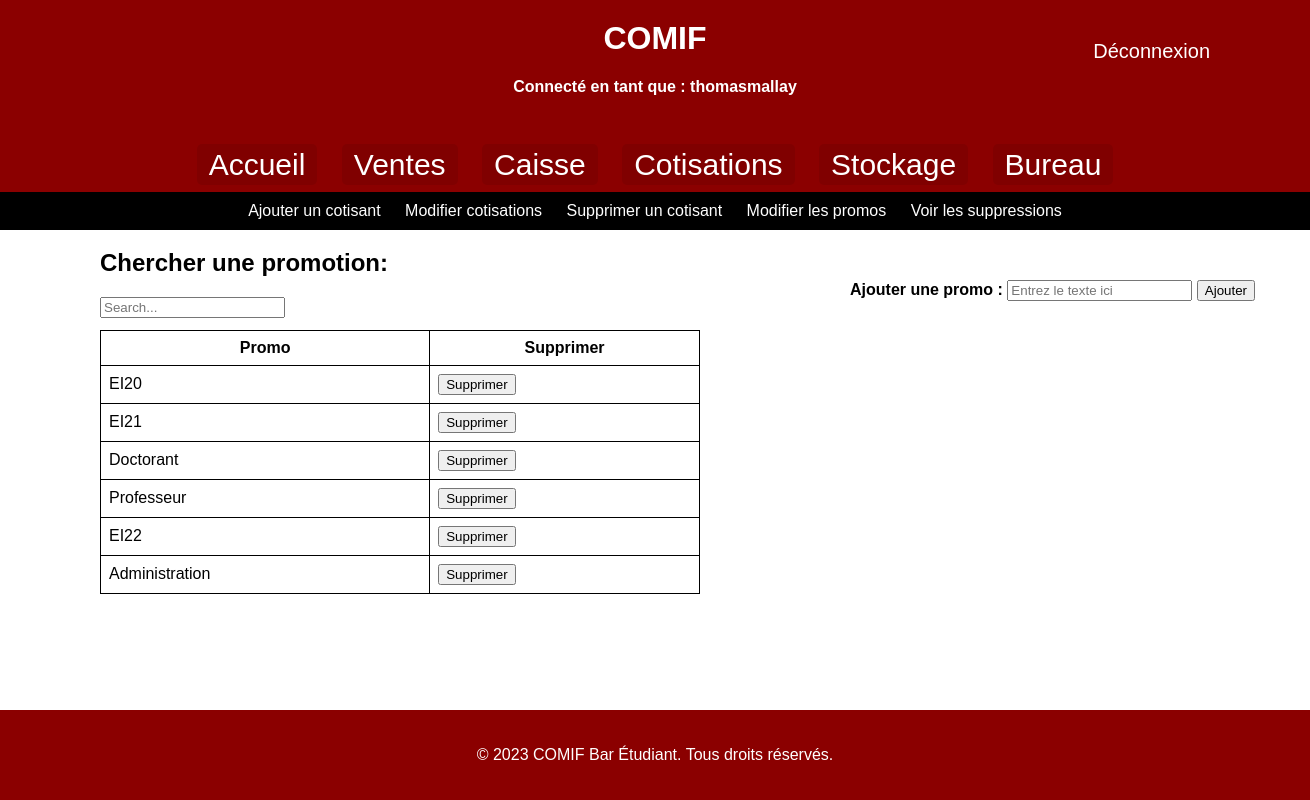
The app's page /promo/ (signed in) with its own data.
### AppCotisants/models.py (models this page shows)
class Promo(models.Model):
    promo = models.CharField(max_length=50)

### AppCotisants/views.py (the view)
# urls.py: path('promo/', views2.promo),
@login_required
def promo(request):
    return render(request, 'promo.html',{'dataPromo':Promo.objects.all(),'username': request.user.username})

### templates/promo.html (shortened to what this page needs)
<!DOCTYPE html>
<html>
<head>
    {% load static %}
</head>
<body>
<header>
    <h1>COMIF</h1>
    <h4 style="color: white;">Connecté en tant que : {{ username }}</h4>
    <a href="{% url 'logout' %}" style="font-size: 20px; position: absolute; top: 40px; right: 100px;
     color: white; text-decoration: none;">Déconnexion</a>
</header>
  <nav>
    <a href="/welcome">Accueil</a>
    <a href="/ajtvente">Ventes</a>
    <a href="/gstsoldes">Caisse</a>
    <a href="/ajtcotisants">Cotisations</a>
    <a href="/ajtproduits">Stockage</a>
    <a href="/tresorerie">Bureau</a>
  </nav>
  <div class="navbar">
    <a href="/ajtcotisants">Ajouter un cotisant</a>
    <a href="/gstcotisants">Modifier cotisations</a>
    <a href="/supcotisants">Supprimer un cotisant</a>
    <a href="/promo">Modifier les promos</a>
    <a href="/voirsupcot">Voir les suppressions</a>
  </div>
<section>
    <h2>Chercher une promotion:</h2>
    <div class="form-group">
        <input id="search" class="form-control" type="text" placeholder="Search...">
    </div>
    <br />
    <div class="scrollable-table">
        <table width="600" border="1" style="border-collapse:collapse;">
            <thead>
            <tr>
                <th>Promo</th>
                <th>Supprimer</th>
            </tr>
            </thead>
            <tbody id="myTable">
            {% for p in dataPromo %}
            <tr>
                <td>{{ p.promo }}</td>
                <td>
                    <button class="modBtn" type="button" data-promo-id="{{p.id}}"
                            data-nom="{{p.promo}}" title="Supprimer">
                        Supprimer
                    </button>
                </td>
            </tr>
            {% endfor %}
            </tbody>
        </table>
    </div>
    <form id="modForm" method="POST" action="{% url 'ajt_promo' %}" class="hidden">
        <div class="modal-body">
            <strong>Ajouter une promo :</strong>
            <input type="text" name="texte" placeholder="Entrez le texte ici" required>
            <button type="submit" class="btn btn-primary">Ajouter</button>
        </div>
    </form>
</section>
<footer>
    <p>&copy; 2023 COMIF Bar Étudiant. Tous droits réservés.</p>
</footer>
</body>
</html>

### templates/promo.html (style rules this page uses)
body { font-family: Arial, sans-serif; margin: 0; padding: 0; background-size: cover; background-position: center; display: flex; flex-direction: column; min-height: 100vh; }
header { background-color: #8B0000; color: #fff; padding: 20px; text-align: center; }
h1 { margin: 0; }
nav { background-color: #8B0000; color: #fff; padding: 10px; text-align: center; }
nav a { color: #fff; text-decoration: none; margin: 0 10px; font-size: 30px; padding: 4px 12px; border-radius: 5px; background-color: #800000; }
.navbar { background-color: #000; color: #fff; text-align: center; padding: 10px; }
.navbar a { color: #fff; text-decoration: none; margin: 0 10px; }
section { position: absolute; top: 0px; left: 100px; position: relative; margin-bottom: 300px; }
#modForm { position: absolute; top: 50px; left: 750px; }
footer { background-color: #8B0000; color: #fff; padding: 20px; text-align: center; margin-top: auto; }
table { border-collapse: collapse; width: 600px; }
th, td { border: 1px solid black; padding: 8px; }
.scrollable-table { position: absolute; top: 100px; left: 0px; height: 300px; overflow-y: scroll; }

### records on screen
Promo: promo "EI20"
Promo: promo "EI21"
Promo: promo "Doctorant"
Promo: promo "Professeur"
Promo: promo "EI22"
Promo: promo "Administration"

### other values on screen
{{ username }} "thomasmallay"
